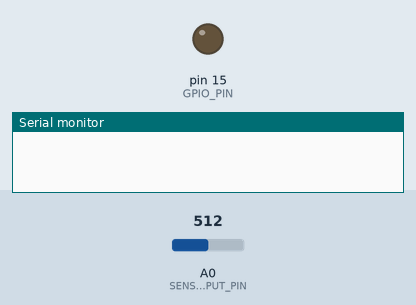
A sketch run on a simulated Arduino Uno, built with avr-gcc and run on an emulated ATmega328P. Parts: output pins drawn as LEDs (lit = HIGH), the last lines printed to the serial monitor. The inputs (shaded band) are chosen by the test bench; at power-on: A0 (SENSOR_INPUT_PIN) = 512. Raw I2C reads return 0.

Above: at 0.1 s.
At 105.1 s:
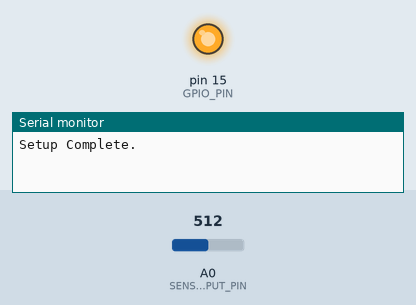
Timing chart, 0 to 121.6 s (numbered marks = the images above):
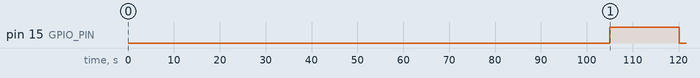

Measured:
- by itself, pin 15 (GPIO_PIN): LOW → HIGH at 105 s, → LOW 15.1 s later

The sketch:

Tds_Sketch.ino
```cpp
#include <Wire.h>
#include <algorithm>
#include "AnalogTds.h"

// Pin Definitions
#define SENSOR_INPUT_PIN A0   // Data Wire is plugged into ADC Port
#define GPIO_PIN 15           // Power Port is GPIO PIN 15

// Timing Intervals
#define POLLING_INTERVAL 60000   // Interval for polling
#define SAMPLING_INTERVAL 100000  // Interval for sampling
#define SENDING_INTERVAL 37000    // Interval for sending

// Global Variables
float adjustedTds = 0;           // Adjusted TDS calculation
int slaveAddress = 8;            // Slave device address
bool codeExecuted = false;       // Flag for code execution
const int16_t I2C_SLAVE = 8;     // I2C slave address
float receivedFloatTemp;         // Received temperature value
uint8_t messageType = 0x03;      // Message type
uint8_t messageLength = 8;       // Message length

const int tdsSenseIterations = 40; // Number of samples
float analogBuffer[tdsSenseIterations];     // store the analog value in the array, read from ADC
int analogBufferIndex = 0;       // Index for circular buffer

// Function Prototypes
void transmitSlave();
void startSensor();
void stopSensor();
void actuateData();
float readFloatFromWire(uint8_t length);

// Instantiate the class TdsSensor (voltage constant, k coefficient, reference temp, # measures, ADC bits)
TdsSensor tdsSensorInstance(3.3, 0.02, 25.0, tdsSenseIterations, 1024.0, SENSOR_INPUT_PIN);

// Configure State Machine
enum SensorState {
    SENSOR_OFF,
    SENSOR_INIT,
    SENSOR_STABILIZE,
    SENSOR_READ,
    SENSOR_SHUTDOWN
};

SensorState currentState = SENSOR_OFF;
unsigned long stateStartTime = 0;

void setup() {
    // Initialize Serial Communication
    Serial.begin(9600);
    while (!Serial); // Wait for serial port to connect

    // Set GPIO PIN as OUTPUT for controlling power
    pinMode(GPIO_PIN, OUTPUT);

    // Initialize Wire library
    Wire.begin();

    // Execute code only once
    if (!codeExecuted) {
        delay(5000);
        Serial.println("Setup Complete.");
        codeExecuted = true;
    }
}

void loop() {

    switch (currentState) {
        case SENSOR_OFF:
            // Do nothing until instructed to turn on the sensor
            break;
        case SENSOR_INIT:
            // Initialize sensor
            digitalWrite(GPIO_PIN, HIGH); // Power on the sensor
            stateStartTime = millis();
            currentState = SENSOR_STABILIZE;
            break;
        case SENSOR_STABILIZE:
            // Wait for sensor stabilization
            if (millis() - stateStartTime >= 5000) { // Wait for 5 seconds
                currentState = SENSOR_READ; // Move to next state
            }
            break;
        case SENSOR_READ:
            // Read sensor data
            adjustedTds = tdsSensorInstance.readAndAdjustTds(receivedFloatTemp); // Replace 'temperature' with the actual temperature value to adjust the TDS
            delay(250);
            if (millis() - stateStartTime >= 15000) { // Wait for 10 seconds
              currentState = SENSOR_SHUTDOWN; // Move to next state
            }
            Serial.println(adjustedTds); // Uncomment for debugging
            break;
        case SENSOR_SHUTDOWN:
            // Power off the sensor
            digitalWrite(GPIO_PIN, LOW);
            currentState = SENSOR_OFF; // Reset to initial state
            break;
    }

    // Polling Interval Check
    static unsigned long pollingTime = millis();
    if (millis() - pollingTime > POLLING_INTERVAL) {
        actuateData();
        pollingTime = millis();
        }

    // Sampling Interval Check
    static unsigned long samplingTime = millis();
    if (millis() - samplingTime > SAMPLING_INTERVAL) {
        startSensor();
        samplingTime = millis();
    }

    // Sending Interval Check
    static unsigned long sendingTime = millis();
    if (millis() - sendingTime > SENDING_INTERVAL) {
        transmitSlave(); // Transmit TDS to slave device
        sendingTime = millis();
    }
}

void startSensor() {
    currentState = SENSOR_INIT;
}

void stopSensor() {
    currentState = SENSOR_OFF;
}

void actuateData() {
    if (Wire.requestFrom(I2C_SLAVE, 8) != 8) {
        // Error: Did not receive expected number of bytes
        // Serial.println("Error retrieving temperature.");
        return;
    }

    // Request 8 bytes from slave device #8
    uint8_t receivedMessageType = Wire.read(); // Read the message type byte
    uint8_t receivedMessageLength = Wire.read(); // Read the message length byte

    // Handle message type 0x02 (temperature value)
    if (receivedMessageType == 0x02 && receivedMessageLength == 8) {
        receivedFloatTemp = readFloatFromWire(receivedMessageLength);
    }
}

float readFloatFromWire(uint8_t length) {
    uint8_t byteArray[sizeof(float)]; // Create an array to store the bytes of the float
    for (int i = 0; i < length; i++) {
        byteArray[i] = Wire.read(); // Read bytes of the message body into byteArray
    }
    // Reconstruct the float value from byteArray
    float *ptr = reinterpret_cast<float*>(byteArray); // Type punning
    return *ptr; // Return reconstructed float value
}

// Transmit to slave
void transmitSlave() {
    Wire.beginTransmission(slaveAddress); // Start I2C transmission with slave (Arduino)
    Wire.write(messageType); // Send message type
    Wire.write(messageLength); // Send message length
    uint8_t byteArray[sizeof(float)]; // Create byte array to store TDS
    memcpy(byteArray, &adjustedTds, sizeof(float)); // Copy TDS value to byte array

    for (int i = 0; i < sizeof(float); i++) {
        Wire.write(byteArray[i]); // Send TDS byte by byte
    }

    Wire.endTransmission(); // End transmission
}
```

AnalogTds.h
```cpp
#include <Wire.h>
#include <algorithm>
#include <vector> // Include the vector header

class TdsSensor {
private:
    // Constants for temperature coefficient calculation
    const float kCoefficient; // 2% Coefficient calculation
    const float referenceTemp; // reference temperature for the TDS sensor

    const int tdsSenseIterations; // number of measurements to take
    const float maxADCValue; // ADC bits
    const int SENSOR_INPUT_PIN; // Define the input PIN

    float VC; // the voltage on the pin powering the sensor
    std::vector<float> analogBuffer; // Use std::vector instead of raw array
    int analogBufferIndex; // Index for the circular buffer

public:
    // Constructor
    TdsSensor(float voltageConstant, float kCoeff, float refTemp, int iterations, float maxADC, int inputPin)
    : VC(voltageConstant), kCoefficient(kCoeff), referenceTemp(refTemp), tdsSenseIterations(iterations), maxADCValue(maxADC), SENSOR_INPUT_PIN(inputPin), analogBuffer(iterations), analogBufferIndex(0) {
    // Initialize any additional necessary variables or perform setup here
    }

    // Function to read analog value from sensor and store in buffer
    void analogReadAction() {
        float sensorValue = analogRead(SENSOR_INPUT_PIN);
        Serial.println(sensorValue); // Uncomment for debugging
        analogBuffer[analogBufferIndex] = sensorValue;
        analogBufferIndex = (analogBufferIndex + 1) % tdsSenseIterations; // Circular buffer
    }

    // Function to compute median reading from buffer
    float computeMedian() {
        std::vector<float> sortedBuffer = analogBuffer;
        std::sort(sortedBuffer.begin(), sortedBuffer.end());

        if (tdsSenseIterations % 2 == 0) {
            float median = (sortedBuffer[tdsSenseIterations / 2 - 1] + sortedBuffer[tdsSenseIterations / 2]) / 2.0f;
            return median;
        } else {
            return sortedBuffer[tdsSenseIterations / 2];
        }
    }

    // Function to adjust TDS reading based on temperature
    float adjustTds(float voltage, float temperature) {
        // Calculate temperature correction factor
        float tempCorrection = 1.0 + kCoefficient * (temperature - referenceTemp);

        // Calculate compensation voltage
        float compensationVoltage = voltage / tempCorrection;

        // Adjust TDS reading based on temperature
        return (133.42 / compensationVoltage * compensationVoltage * compensationVoltage - 255.86 * compensationVoltage * compensationVoltage + 857.39 * compensationVoltage) * 0.5;
    }

    // Combined function for reading analog value and adjusting TDS
    float readAndAdjustTds(float temperature) {
        analogReadAction();
        float medianSensorValue = computeMedian();
        float averageVoltage = medianSensorValue * VC / maxADCValue;
        return adjustTds(averageVoltage, temperature);
    }
};
```

Tds_Sketch.cpp
```cpp
/* .cpp files should include Arduino.h and Function Prototypes */
#include <Wire.h>
#include <algorithm>
#include "AnalogTds.h"
#include <Arduino.h>

// Pin Definitions
#define SENSOR_INPUT_PIN A0   // Data Wire is plugged into ADC Port
#define GPIO_PIN 15           // Power Port is GPIO PIN 15

// Timing Intervals
#define POLLING_INTERVAL 60000   // Interval for polling
#define SAMPLING_INTERVAL 100000  // Interval for sampling
#define SENDING_INTERVAL 37000    // Interval for sending

// Global Variables
float adjustedTds = 0;           // Adjusted TDS calculation
int slaveAddress = 8;            // Slave device address
bool codeExecuted = false;       // Flag for code execution
const int16_t I2C_SLAVE = 8;     // I2C slave address
float receivedFloatTemp;         // Received temperature value
uint8_t messageType = 0x03;      // Message type
uint8_t messageLength = 8;       // Message length

const int tdsSenseIterations = 40; // Number of samples
float analogBuffer[tdsSenseIterations];     // store the analog value in the array, read from ADC
int analogBufferIndex = 0;       // Index for circular buffer

// Function Prototypes
void transmitSlave();
void startSensor();
void stopSensor();
void actuateData();
float readFloatFromWire(uint8_t length);

// Instantiate the class TdsSensor (voltage constant, k coefficient, reference temp, # measures, ADC bits)
TdsSensor tdsSensorInstance(3.3, 0.02, 25.0, tdsSenseIterations, 1024.0, SENSOR_INPUT_PIN);

// Configure State Machine
enum SensorState {
    SENSOR_OFF,
    SENSOR_INIT,
    SENSOR_STABILIZE,
    SENSOR_READ,
    SENSOR_SHUTDOWN
};

SensorState currentState = SENSOR_OFF;
unsigned long stateStartTime = 0;

void setup() {
    // Initialize Serial Communication
    Serial.begin(9600);
    while (!Serial); // Wait for serial port to connect

    // Set GPIO PIN as OUTPUT for controlling power
    pinMode(GPIO_PIN, OUTPUT);

    // Initialize Wire library
    Wire.begin();

    // Execute code only once
    if (!codeExecuted) {
        delay(5000);
        Serial.println("Setup Complete.");
        codeExecuted = true;
    }
}

void loop() {

    switch (currentState) {
        case SENSOR_OFF:
            // Do nothing until instructed to turn on the sensor
            break;
        case SENSOR_INIT:
            // Initialize sensor
            digitalWrite(GPIO_PIN, HIGH); // Power on the sensor
            stateStartTime = millis();
            currentState = SENSOR_STABILIZE;
            break;
        case SENSOR_STABILIZE:
            // Wait for sensor stabilization
            if (millis() - stateStartTime >= 5000) { // Wait for 5 seconds
                currentState = SENSOR_READ; // Move to next state
            }
            break;
        case SENSOR_READ:
            // Read sensor data
            adjustedTds = tdsSensorInstance.readAndAdjustTds(receivedFloatTemp); // Replace 'temperature' with the actual temperature value to adjust the TDS
            delay(250);
            if (millis() - stateStartTime >= 15000) { // Wait for 10 seconds
              currentState = SENSOR_SHUTDOWN; // Move to next state
            }
            Serial.println(adjustedTds); // Uncomment for debugging
            break;
        case SENSOR_SHUTDOWN:
            // Power off the sensor
            digitalWrite(GPIO_PIN, LOW);
            currentState = SENSOR_OFF; // Reset to initial state
            break;
    }

    // Polling Interval Check
    static unsigned long pollingTime = millis();
    if (millis() - pollingTime > POLLING_INTERVAL) {
        actuateData();
        pollingTime = millis();
        }

    // Sampling Interval Check
    static unsigned long samplingTime = millis();
    if (millis() - samplingTime > SAMPLING_INTERVAL) {
        startSensor();
        samplingTime = millis();
    }

    // Sending Interval Check
    static unsigned long sendingTime = millis();
    if (millis() - sendingTime > SENDING_INTERVAL) {
        transmitSlave(); // Transmit TDS to slave device
        sendingTime = millis();
    }
}

void startSensor() {
    currentState = SENSOR_INIT;
}

void stopSensor() {
    currentState = SENSOR_OFF;
}

void actuateData() {
    if (Wire.requestFrom(I2C_SLAVE, 8) != 8) {
        // Error: Did not receive expected number of bytes
        // Serial.println("Error retrieving temperature.");
        return;
    }

    // Request 8 bytes from slave device #8
    uint8_t receivedMessageType = Wire.read(); // Read the message type byte
    uint8_t receivedMessageLength = Wire.read(); // Read the message length byte

    // Handle message type 0x02 (temperature value)
    if (receivedMessageType == 0x02 && receivedMessageLength == 8) {
        receivedFloatTemp = readFloatFromWire(receivedMessageLength);
    }
}

float readFloatFromWire(uint8_t length) {
    uint8_t byteArray[sizeof(float)]; // Create an array to store the bytes of the float
    for (int i = 0; i < length; i++) {
        byteArray[i] = Wire.read(); // Read bytes of the message body into byteArray
    }
    // Reconstruct the float value from byteArray
    float *ptr = reinterpret_cast<float*>(byteArray); // Type punning
    return *ptr; // Return reconstructed float value
}

// Transmit to slave
void transmitSlave() {
    Wire.beginTransmission(slaveAddress); // Start I2C transmission with slave (Arduino)
    Wire.write(messageType); // Send message type
    Wire.write(messageLength); // Send message length
    uint8_t byteArray[sizeof(float)]; // Create byte array to store TDS
    memcpy(byteArray, &adjustedTds, sizeof(float)); // Copy TDS value to byte array

    for (int i = 0; i < sizeof(float); i++) {
        Wire.write(byteArray[i]); // Send TDS byte by byte
    }

    Wire.endTransmission(); // End transmission
}
```
